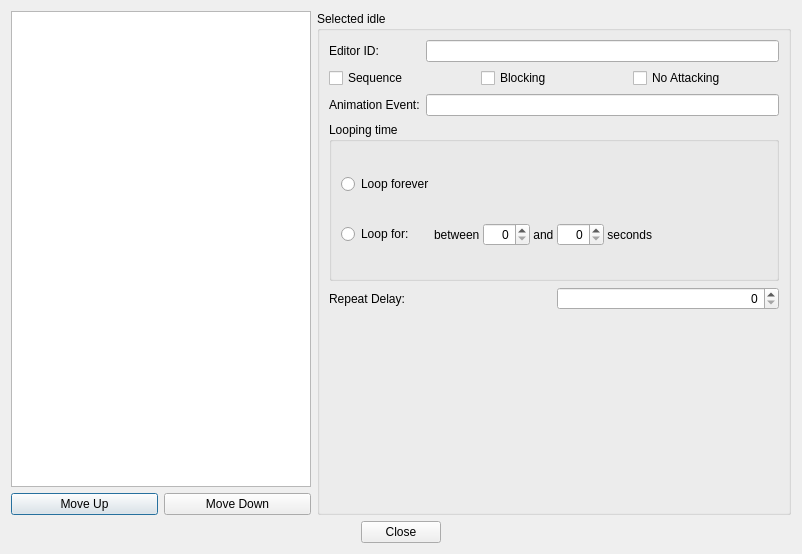
<?xml version="1.0" encoding="UTF-8"?>
<ui version="4.0">
 <class>IdleAnimationsDialog</class>
 <widget class="QDialog" name="IdleAnimationsDialog">
  <property name="geometry">
   <rect>
    <x>0</x>
    <y>0</y>
    <width>796</width>
    <height>554</height>
   </rect>
  </property>
  <property name="windowTitle">
   <string>Idle Animations</string>
  </property>
  <layout class="QGridLayout" name="gridLayout_3">
   <item row="0" column="0">
    <layout class="QVBoxLayout" name="leftCol">
     <item>
      <widget class="QTreeView" name="idles">
       <property name="minimumSize">
        <size>
         <width>300</width>
         <height>0</height>
        </size>
       </property>
       <property name="uniformRowHeights">
        <bool>true</bool>
       </property>
       <attribute name="headerVisible">
        <bool>false</bool>
       </attribute>
      </widget>
     </item>
     <item>
      <layout class="QHBoxLayout" name="idleButtonsLayout">
       <item>
        <widget class="QPushButton" name="buttonIdleMoveUp">
         <property name="text">
          <string>Move Up</string>
         </property>
        </widget>
       </item>
       <item>
        <widget class="QPushButton" name="buttonIdleMoveDown">
         <property name="text">
          <string>Move Down</string>
         </property>
        </widget>
       </item>
      </layout>
     </item>
    </layout>
   </item>
   <item row="0" column="1">
    <widget class="QGroupBox" name="currentIdle">
     <property name="title">
      <string>Selected idle</string>
     </property>
     <layout class="QVBoxLayout" name="verticalLayout_2">
      <item>
       <layout class="QGridLayout" name="gridLayout">
        <item row="2" column="0">
         <widget class="QLabel" name="label_2">
          <property name="text">
           <string>Animation Event:</string>
          </property>
          <property name="buddy">
           <cstring>animEvent</cstring>
          </property>
         </widget>
        </item>
        <item row="0" column="0">
         <widget class="QLabel" name="label">
          <property name="text">
           <string>Editor ID:</string>
          </property>
          <property name="buddy">
           <cstring>editorID</cstring>
          </property>
         </widget>
        </item>
        <item row="0" column="1">
         <widget class="QLineEdit" name="editorID"/>
        </item>
        <item row="1" column="0" colspan="2">
         <layout class="QHBoxLayout" name="flagsLayout">
          <item>
           <widget class="QCheckBox" name="flagSequence">
            <property name="text">
             <string>Sequence</string>
            </property>
           </widget>
          </item>
          <item>
           <widget class="QCheckBox" name="flagBlocking">
            <property name="text">
             <string>Blocking</string>
            </property>
           </widget>
          </item>
          <item>
           <widget class="QCheckBox" name="flagNoAttacking">
            <property name="text">
             <string>No Attacking</string>
            </property>
           </widget>
          </item>
         </layout>
        </item>
        <item row="2" column="1">
         <widget class="QLineEdit" name="animEvent"/>
        </item>
       </layout>
      </item>
      <item>
       <layout class="QGridLayout" name="gridLayout_4">
        <item row="1" column="0">
         <widget class="QLabel" name="label_6">
          <property name="text">
           <string>Repeat Delay:</string>
          </property>
          <property name="buddy">
           <cstring>repeatDelay</cstring>
          </property>
         </widget>
        </item>
        <item row="1" column="1">
         <widget class="QSpinBox" name="repeatDelay">
          <property name="alignment">
           <set>Qt::AlignRight|Qt::AlignTrailing|Qt::AlignVCenter</set>
          </property>
          <property name="maximum">
           <number>65535</number>
          </property>
         </widget>
        </item>
        <item row="0" column="0" colspan="2">
         <widget class="QGroupBox" name="loopingGroupbox">
          <property name="title">
           <string>Looping time</string>
          </property>
          <layout class="QGridLayout" name="gridLayout_2">
           <property name="horizontalSpacing">
            <number>0</number>
           </property>
           <item row="1" column="1">
            <layout class="QHBoxLayout" name="horizontalLayout_2">
             <property name="spacing">
              <number>0</number>
             </property>
             <item>
              <widget class="QLabel" name="label_3">
               <property name="text">
                <string>between </string>
               </property>
              </widget>
             </item>
             <item>
              <widget class="QSpinBox" name="loopTimeMin">
               <property name="alignment">
                <set>Qt::AlignRight|Qt::AlignTrailing|Qt::AlignVCenter</set>
               </property>
               <property name="maximum">
                <number>254</number>
               </property>
              </widget>
             </item>
             <item>
              <widget class="QLabel" name="label_4">
               <property name="text">
                <string> and </string>
               </property>
              </widget>
             </item>
             <item>
              <widget class="QSpinBox" name="loopTimeMax">
               <property name="alignment">
                <set>Qt::AlignRight|Qt::AlignTrailing|Qt::AlignVCenter</set>
               </property>
               <property name="maximum">
                <number>254</number>
               </property>
              </widget>
             </item>
             <item>
              <widget class="QLabel" name="label_5">
               <property name="text">
                <string> seconds</string>
               </property>
              </widget>
             </item>
            </layout>
           </item>
           <item row="1" column="0">
            <widget class="QRadioButton" name="loopLimited">
             <property name="text">
              <string>Loop for:</string>
             </property>
            </widget>
           </item>
           <item row="1" column="2">
            <spacer name="horizontalSpacer_3">
             <property name="orientation">
              <enum>Qt::Horizontal</enum>
             </property>
             <property name="sizeHint" stdset="0">
              <size>
               <width>40</width>
               <height>20</height>
              </size>
             </property>
            </spacer>
           </item>
           <item row="0" column="0">
            <widget class="QRadioButton" name="loopForever">
             <property name="text">
              <string>Loop forever</string>
             </property>
            </widget>
           </item>
          </layout>
         </widget>
        </item>
       </layout>
      </item>
      <item>
       <widget class="DKConditionList" name="conditions">
        <property name="minimumSize">
         <size>
          <width>450</width>
          <height>0</height>
         </size>
        </property>
       </widget>
      </item>
     </layout>
    </widget>
   </item>
   <item row="1" column="0" colspan="2">
    <layout class="QHBoxLayout" name="buttonsLayout">
     <item>
      <spacer name="horizontalSpacer">
       <property name="orientation">
        <enum>Qt::Horizontal</enum>
       </property>
       <property name="sizeHint" stdset="0">
        <size>
         <width>40</width>
         <height>20</height>
        </size>
       </property>
      </spacer>
     </item>
     <item>
      <widget class="QPushButton" name="buttonOK">
       <property name="text">
        <string>Close</string>
       </property>
      </widget>
     </item>
     <item>
      <spacer name="horizontalSpacer_2">
       <property name="orientation">
        <enum>Qt::Horizontal</enum>
       </property>
       <property name="sizeHint" stdset="0">
        <size>
         <width>40</width>
         <height>20</height>
        </size>
       </property>
      </spacer>
     </item>
    </layout>
   </item>
  </layout>
 </widget>
 <customwidgets>
  <customwidget>
   <class>DKConditionList</class>
   <extends>QWidget</extends>
   <header>widgets/DKConditionList.h</header>
  </customwidget>
 </customwidgets>
 <tabstops>
  <tabstop>idles</tabstop>
  <tabstop>buttonIdleMoveUp</tabstop>
  <tabstop>buttonIdleMoveDown</tabstop>
  <tabstop>editorID</tabstop>
  <tabstop>flagSequence</tabstop>
  <tabstop>flagBlocking</tabstop>
  <tabstop>flagNoAttacking</tabstop>
  <tabstop>animEvent</tabstop>
  <tabstop>loopForever</tabstop>
  <tabstop>loopLimited</tabstop>
  <tabstop>loopTimeMin</tabstop>
  <tabstop>loopTimeMax</tabstop>
  <tabstop>repeatDelay</tabstop>
  <tabstop>conditions</tabstop>
  <tabstop>buttonOK</tabstop>
 </tabstops>
 <resources/>
 <connections/>
</ui>
